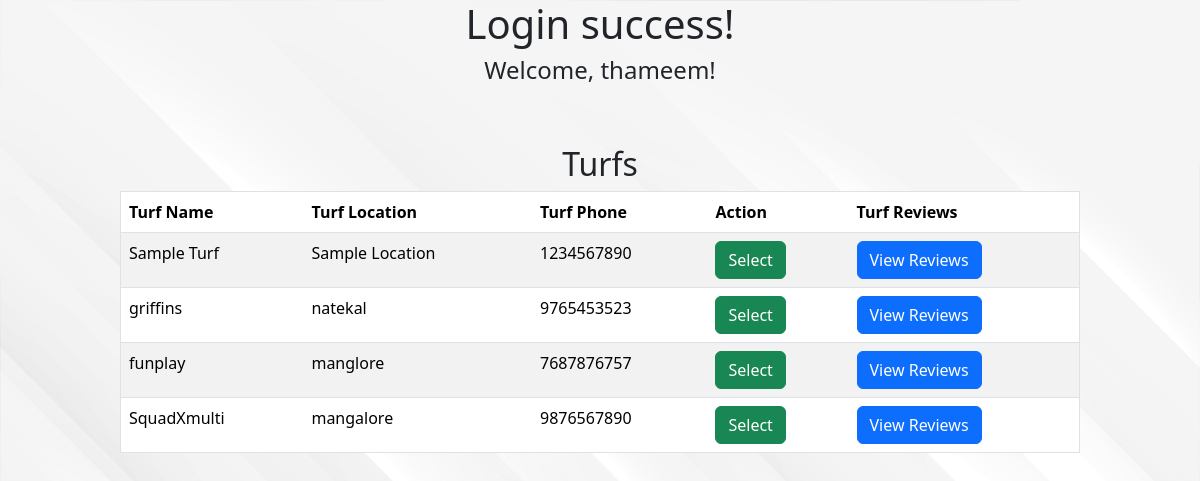
Page /dashboard (signed in) on the earlier database version.
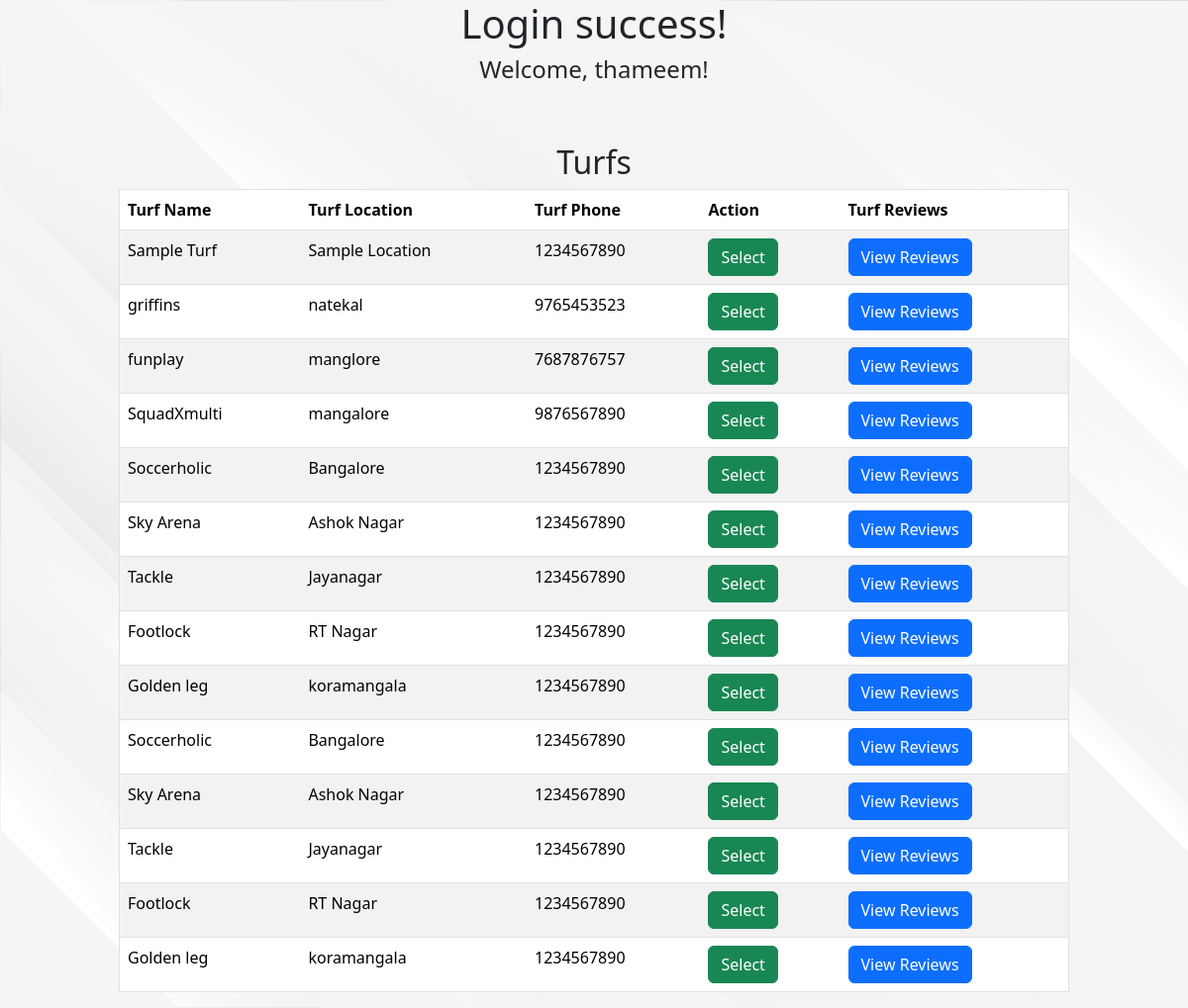
Same page on the later database version.
### app.py (models this page shows)
class User(db.Model, UserMixin):
    id = db.Column(db.Integer, primary_key=True)
    username = db.Column(db.String(20), nullable=False, unique=True)
    email = db.Column(db.String(120), nullable=False, unique=True)
    password = db.Column(db.String(80), nullable=False)

class Turf(db.Model):
    id = db.Column(db.Integer, primary_key=True)
    turf_name = db.Column(db.String(255), nullable=False)
    turf_location = db.Column(db.String(255), nullable=False)
    turf_phone = db.Column(db.String(15), nullable=True)
    games = db.relationship('Game', backref='turf', lazy=True)
    reviews = db.relationship('TurfReview', backref='turf', lazy=True)

### app.py (the view)
@app.route('/dashboard', methods=['GET', 'POST'])
@login_required
def dashboard():
    turfs = Turf.query.all()
    return render_template('dashboard.html', username=current_user.username, turfs=turfs)

### app.py (called while the page is built)
@login_manager.user_loader
def load_user(user_id):
    return User.query.get(int(user_id))

### templates/dashboard.html
{% extends 'layout.html' %} {% block title %} Dashboard {% endblock title %} {%
block body %}
<h1 class="turfhead">Login success!</h1>
<h4 class="turfhead">Welcome, {{ username }}!</h4>
<div class="turftab">
  <h2 class="turfhead">Turfs</h2>
  <table border="1" class="table table-striped">
    <thead>
      <tr>
        <th>Turf Name</th>
        <th>Turf Location</th>
        <th>Turf Phone</th>
        <th>Action</th>
        <th>Turf Reviews</th>
      </tr>
    </thead>
    <tbody>
      {% for turf in turfs %}
      <tr>
        <td>{{ turf.turf_name }}</td>
        <td>{{ turf.turf_location }}</td>
        <td>{{ turf.turf_phone }}</td>
        <td>
          <a
            class="btn btn-success"
            href="{{ url_for('turf_detail', turf_id=turf.id) }}"
          >
            Select
          </a>
        </td>
        <td>
          <a
            class="btn btn-primary"
            href="{{ url_for('turf_reviews', turf_id=turf.id) }}"
            >View Reviews</a
          >
        </td>
      </tr>
      {% endfor %}
    </tbody>
  </table>
</div>
{% endblock body %}

### templates/layout.html (shortened to what this page needs)
<!DOCTYPE html>
<html lang="en">
<head>
    <link rel="stylesheet" href="{{url_for('static',filename='css/style.css')}}">
    <link rel="stylesheet" href="https://maxcdn.bootstrapcdn.com/font-awesome/4.7.0/css/font-awesome.min.css">
    <link href="https://cdn.jsdelivr.net/npm/bootstrap@5.3.2/dist/css/bootstrap.min.css" rel="stylesheet">
</head>
<body>
    {% block body %}
    {% endblock body %}
  </body>
</body>
</html>

### static/css/style.css (style rules this page uses)
body { background-image: url("../img/17580.jpg"); background-repeat: no-repeat; background-size: cover; }
.turftab { width: 80%; margin: auto; margin-top: 5%; }
.turfhead { text-align: center; }

Differences in the rows shown:
added Turf: turf_name "Soccerholic", turf_location "Bangalore", turf_phone "1234567890"
added Turf: turf_name "Sky Arena", turf_location "Ashok Nagar", turf_phone "1234567890"
added Turf: turf_name "Tackle", turf_location "Jayanagar", turf_phone "1234567890"
added Turf: turf_name "Footlock", turf_location "RT Nagar", turf_phone "1234567890"
added Turf: turf_name "Golden leg", turf_location "koramangala", turf_phone "1234567890"
added Turf: turf_name "Soccerholic", turf_location "Bangalore", turf_phone "1234567890"
added Turf: turf_name "Sky Arena", turf_location "Ashok Nagar", turf_phone "1234567890"
added Turf: turf_name "Tackle", turf_location "Jayanagar", turf_phone "1234567890"
added Turf: turf_name "Footlock", turf_location "RT Nagar", turf_phone "1234567890"
added Turf: turf_name "Golden leg", turf_location "koramangala", turf_phone "1234567890"
